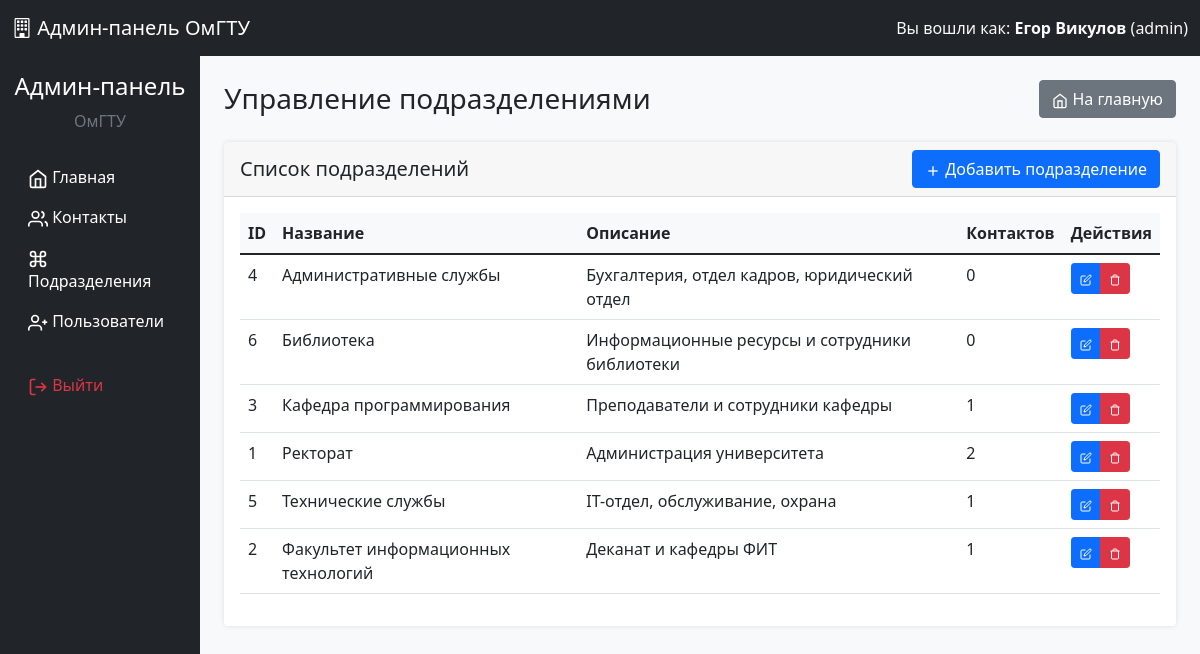
The page /admin/departments/index.php (signed in) on the database its author committed.
### tables this page shows
CREATE TABLE IF NOT EXISTS `departments` (
    `id` INT AUTO_INCREMENT PRIMARY KEY,
    `name` VARCHAR(255) NOT NULL,
    `description` TEXT,
    `parent_id` INT NULL,
    `created_at` TIMESTAMP DEFAULT CURRENT_TIMESTAMP,
    `updated_at` TIMESTAMP DEFAULT CURRENT_TIMESTAMP ON UPDATE CURRENT_TIMESTAMP,
    FOREIGN KEY (`parent_id`) REFERENCES `departments`(`id`) ON DELETE SET NULL
);

### config/database.php (called while the page is built, shortened)
<?php
if (!class_exists('Database')) {
class Database {
    private static $instance = null;
    private function __construct() {
        $host = 'localhost';
        $dbname = 'oxirgi';
        $username = 'root';
        $password = '';
        try {
            $this->connection = new PDO(
                "mysql:host=$host;dbname=$dbname;charset=utf8mb4",
                $username,
                $password,
                [
                    PDO::ATTR_ERRMODE => PDO::ERRMODE_EXCEPTION,
                    PDO::ATTR_DEFAULT_FETCH_MODE => PDO::FETCH_ASSOC,
                    PDO::ATTR_EMULATE_PREPARES => false
                ]
            );
        } catch (PDOException $e) {
            die("Ошибка подключения к базе данных: " . $e->getMessage());
        }
    }
    public static function getInstance() {
        if (self::$instance === null) {
            self::$instance = new self();
        }
        return self::$instance->connection;
    }
}
}
?>

### includes/DepartmentManager.php (called while the page is built, shortened)
<?php
class DepartmentManager {
    private $db;
    public function __construct() {
        $this->db = Database::getInstance();
    }
    public function getAllDepartments() {
        $sql = "SELECT d.*,
                (SELECT COUNT(*) FROM contacts WHERE department_id = d.id) as contact_count
                FROM departments d
                ORDER BY name";
        $stmt = $this->db->prepare($sql);
        $stmt->execute();
        return $stmt->fetchAll();
    }
}
?>

### includes/functions.php (called while the page is built, shortened)
<?php
function escape($value) {
    return htmlspecialchars($value ?? '', ENT_QUOTES, 'UTF-8');
}

### admin/departments/index.php (the view, shortened to what this page needs)
<?php
require_once '../../includes/DepartmentManager.php';
include '../includes/admin_header.php';
$departmentManager = new DepartmentManager();
$departments = $departmentManager->getAllDepartments();
?>
<div class="col-md-2 bg-dark text-white min-vh-100">
    <div class="sidebar-sticky pt-3">
        <div class="sidebar-header mb-4">
            <h4 class="text-center">Админ-панель</h4>
            <p class="text-center text-muted">ОмГТУ</p>
        </div>
        <ul class="nav flex-column">
            <li class="nav-item">
                <a class="nav-link text-white" href="../index.php">
                    <svg width="20" height="20" viewBox="0 0 24 24" fill="none" stroke="currentColor" stroke-width="2">
                        <path d="M3 9l9-7 9 7v11a2 2 0 0 1-2 2H5a2 2 0 0 1-2-2z"></path>
                        <polyline points="9 22 9 12 15 12 15 22"></polyline>
                    </svg>
                    Главная
                </a>
            </li>
            <li class="nav-item">
                <a class="nav-link text-white" href="../contacts/">
                    <svg width="20" height="20" viewBox="0 0 24 24" fill="none" stroke="currentColor" stroke-width="2">
                        <path d="M17 21v-2a4 4 0 0 0-4-4H5a4 4 0 0 0-4 4v2"></path>
                        <circle cx="9" cy="7" r="4"></circle>
                        <path d="M23 21v-2a4 4 0 0 0-3-3.87"></path>
                        <path d="M16 3.13a4 4 0 0 1 0 7.75"></path>
                    </svg>
                    Контакты
                </a>
            </li>
            <li class="nav-item">
                <a class="nav-link active text-white" href="index.php">
                    <svg width="20" height="20" viewBox="0 0 24 24" fill="none" stroke="currentColor" stroke-width="2">
                        <path d="M18 3a3 3 0 0 0-3 3v12a3 3 0 0 0 3 3 3 3 0 0 0 3-3 3 3 0 0 0-3-3H6a3 3 0 0 0-3 3 3 3 0 0 0 3 3 3 3 0 0 0 3-3V6a3 3 0 0 0-3-3 3 3 0 0 0-3 3 3 3 0 0 0 3 3h12a3 3 0 0 0 3-3 3 3 0 0 0-3-3z"></path>
                    </svg>
                    Подразделения
                </a>
            </li>
            <?php if ($_SESSION['user_role'] === 'admin'): ?>
            <li class="nav-item">
                <a class="nav-link text-white" href="../users/">
                    <svg width="20" height="20" viewBox="0 0 24 24" fill="none" stroke="currentColor" stroke-width="2">
                        <path d="M16 21v-2a4 4 0 0 0-4-4H5a4 4 0 0 0-4 4v2"></path>
                        <circle cx="8.5" cy="7" r="4"></circle>
                        <line x1="20" y1="8" x2="20" y2="14"></line>
                        <line x1="23" y1="11" x2="17" y2="11"></line>
                    </svg>
                    Пользователи
                </a>
            </li>
            <?php endif; ?>
            <li class="nav-item mt-4">
                <a class="nav-link text-danger" href="../logout.php">
                    <svg width="20" height="20" viewBox="0 0 24 24" fill="none" stroke="currentColor" stroke-width="2">
                        <path d="M9 21H5a2 2 0 0 1-2-2V5a2 2 0 0 1 2-2h4"></path>
                        <polyline points="16 17 21 12 16 7"></polyline>
                        <line x1="21" y1="12" x2="9" y2="12"></line>
                    </svg>
                    Выйти
                </a>
            </li>
        </ul>
    </div>
</div>
<div class="col-md-10 p-4">
    <div class="d-flex justify-content-between align-items-center mb-4">
        <h1 class="h3 mb-0">Управление подразделениями</h1>
        <a href="../index.php" class="btn btn-secondary">
            <svg width="16" height="16" viewBox="0 0 24 24" fill="none" stroke="currentColor" stroke-width="2">
                <path d="M3 9l9-7 9 7v11a2 2 0 0 1-2 2H5a2 2 0 0 1-2-2z"></path>
                <polyline points="9 22 9 12 15 12 15 22"></polyline>
            </svg>
            На главную
        </a>
    </div>
    <div class="card mb-4">
        <div class="card-header d-flex justify-content-between align-items-center">
            <h5 class="mb-0">Список подразделений</h5>
            <a href="create.php" class="btn btn-primary">
                <svg width="16" height="16" viewBox="0 0 24 24" fill="none" stroke="currentColor" stroke-width="2">
                    <line x1="12" y1="5" x2="12" y2="19"></line>
                    <line x1="5" y1="12" x2="19" y2="12"></line>
                </svg>
                Добавить подразделение
            </a>
        </div>
        <div class="card-body">
            <div class="table-responsive">
                <table class="table table-hover">
                    <thead>
                        <tr>
                            <th>ID</th>
                            <th>Название</th>
                            <th>Описание</th>
                            <th>Контактов</th>
                            <th>Действия</th>
                        </tr>
                    </thead>
                    <tbody>
                        <?php if (count($departments) > 0): ?>
                            <?php foreach ($departments as $dept): ?>
                            <tr>
                                <td><?php echo $dept['id']; ?></td>
                                <td><?php echo escape($dept['name'] ?? ''); ?></td>
                                <td><?php echo escape($dept['description'] ?? ''); ?></td>
                                <td><?php echo $dept['contact_count'] ?? 0; ?></td>
                                <td>
                                    <div class="btn-group btn-group-sm">
                                        <a href="edit.php?id=<?php echo $dept['id']; ?>" class="btn btn-primary" title="Редактировать">
                                            <svg width="12" height="12" viewBox="0 0 24 24" fill="none" stroke="currentColor" stroke-width="2">
                                                <path d="M11 4H4a2 2 0 0 0-2 2v14a2 2 0 0 0 2 2h14a2 2 0 0 0 2-2v-7"></path>
                                                <path d="M18.5 2.5a2.121 2.121 0 0 1 3 3L12 15l-4 1 1-4 9.5-9.5z"></path>
                                            </svg>
                                        </a>
                                        <?php if ($_SESSION['user_role'] === 'admin'): ?>
                                        <a href="?delete=<?php echo $dept['id']; ?>"
                                           class="btn btn-danger delete-btn"
                                           onclick="return confirm('Удалить подразделение? Все контакты будут отвязаны.')"
                                           title="Удалить">
                                            <svg width="12" height="12" viewBox="0 0 24 24" fill="none" stroke="currentColor" stroke-width="2">
                                                <polyline points="3 6 5 6 21 6"></polyline>
                                                <path d="M19 6v14a2 2 0 0 1-2 2H7a2 2 0 0 1-2-2V6m3 0V4a2 2 0 0 1 2-2h4a2 2 0 0 1 2 2v2"></path>
                                            </svg>
                                        </a>
                                        <?php endif; ?>
                                    </div>
                                </td>
                            </tr>
                            <?php endforeach; ?>
                        <?php endif; ?>
                    </tbody>
                </table>
            </div>
        </div>
    </div>
</div>
<?php include '../includes/admin_footer.php'; ?>

### admin/includes/admin_header.php (style rules this page uses)
body { background-color: #f8f9fa; }
.card { box-shadow: 0 0 5px rgba(0,0,0,0.1); border: none; }
.table th { border-top: none; background-color: #f8f9fa; }

### rows shown on the page
departments: id "4", name "Административные службы", description "Бухгалтерия, отдел кадров, юридический отдел", contact_count "0"
departments: id "6", name "Библиотека", description "Информационные ресурсы и сотрудники библиотеки", contact_count "0"
departments: id "3", name "Кафедра программирования", description "Преподаватели и сотрудники кафедры", contact_count "1"
departments: id "1", name "Ректорат", description "Администрация университета", contact_count "2"
departments: id "5", name "Технические службы", description "IT-отдел, обслуживание, охрана", contact_count "1"
departments: id "2", name "Факультет информационных технологий", description "Деканат и кафедры ФИТ", contact_count "1"

### other values the page prints
$_SESSION['user_name'] "Егор Викулов"
$_SESSION['user_role'] "admin"
